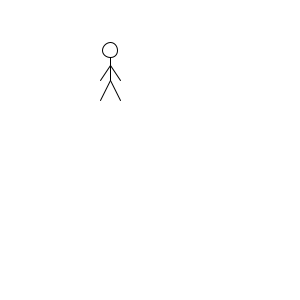
Frame 1 (no input)
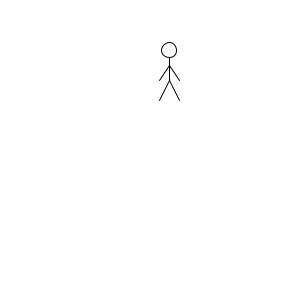
Frame 60 (the mouse pressed at the canvas centre just before this capture)
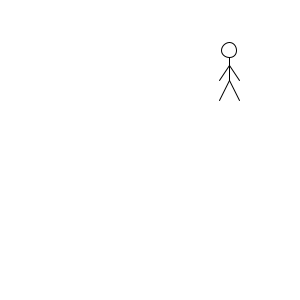
Frame 120 (the mouse held since frame 60 and released just before this capture)

The Processing sketch that drew these frames (run headless with seeded random() and noise(); from frame 60 on, the mouse is pressed at the canvas centre):

// Processing sketch: processing_114724
// ── processing_114724.pde


//Koefficienter for stickman

int xVBen1 = 100;
int yVBen1 = 100;
int xVBen2 = 110;
int yVBen2 = 80;

//Højre ben

int xHBen1 = 120;
int yHBen1 = 100;
int xHBen2 = 110;
int yHBen2 = 80;

//Kroppen

int xKrop1 = 110;
int yKrop1 = 80;
int xKrop2 = 110;
int yKrop2 = 65;

//Venstre arm

int xVArm1 = 110;
int yVArm1 = 65;
int xVArm2 = 100;
int yVArm2 = 80;

//Højre arm

int xHArm1 = 110;
int yHArm1 = 65;
int xHArm2 = 120;
int yHArm2 = 80;

//Halsen

int xHals1 = 110;
int yHals1 = 65;
int xHals2 = 110;
int yHals2 = 57;

//Hovedet

int xHovede1 = 110;
int yHovede1 = 50;
int xHovede2 = 15;
int yHovede2 = 15;

void setup() {
  size(300,300);
  frameRate(40);
}

void draw() {
  
  background(255,255,255);

line(xVBen1,yVBen1,xVBen2,yVBen2);
line(xHBen1,yHBen1,xHBen2,yHBen2);
line(xKrop1,yKrop1,xKrop2,yKrop2);
line(xVArm1,yVArm1,xVArm2,yVArm2);
line(xHArm1,yHArm1,xHArm2,yHArm2);
line(xHals1,yHals1,xHals2,yHals2);
ellipse(xHovede1,yHovede1,xHovede2,yHovede2);
  

//Koefficienter +1, skaber bevægelse på x-aksen
  
//Venstre ben

xVBen1 = xVBen1+1;

xVBen2 = xVBen2+1;


//Højre ben

xHBen1 = xHBen1+1;

xHBen2 = xHBen2+1;


//Kroppen

xKrop1 = xKrop1+1;

xKrop2 = xKrop2+1;


//Venstre arm

xVArm1 = xVArm1+1;

xVArm2 = xVArm2+1;


//Højre arm

xHArm1 = xHArm1+1;

xHArm2 = xHArm2+1;

//Hals

xHals1 = xHals1+1;

xHals2 = xHals2+1;

//Hovedet

xHovede1 = xHovede1+1;

}
